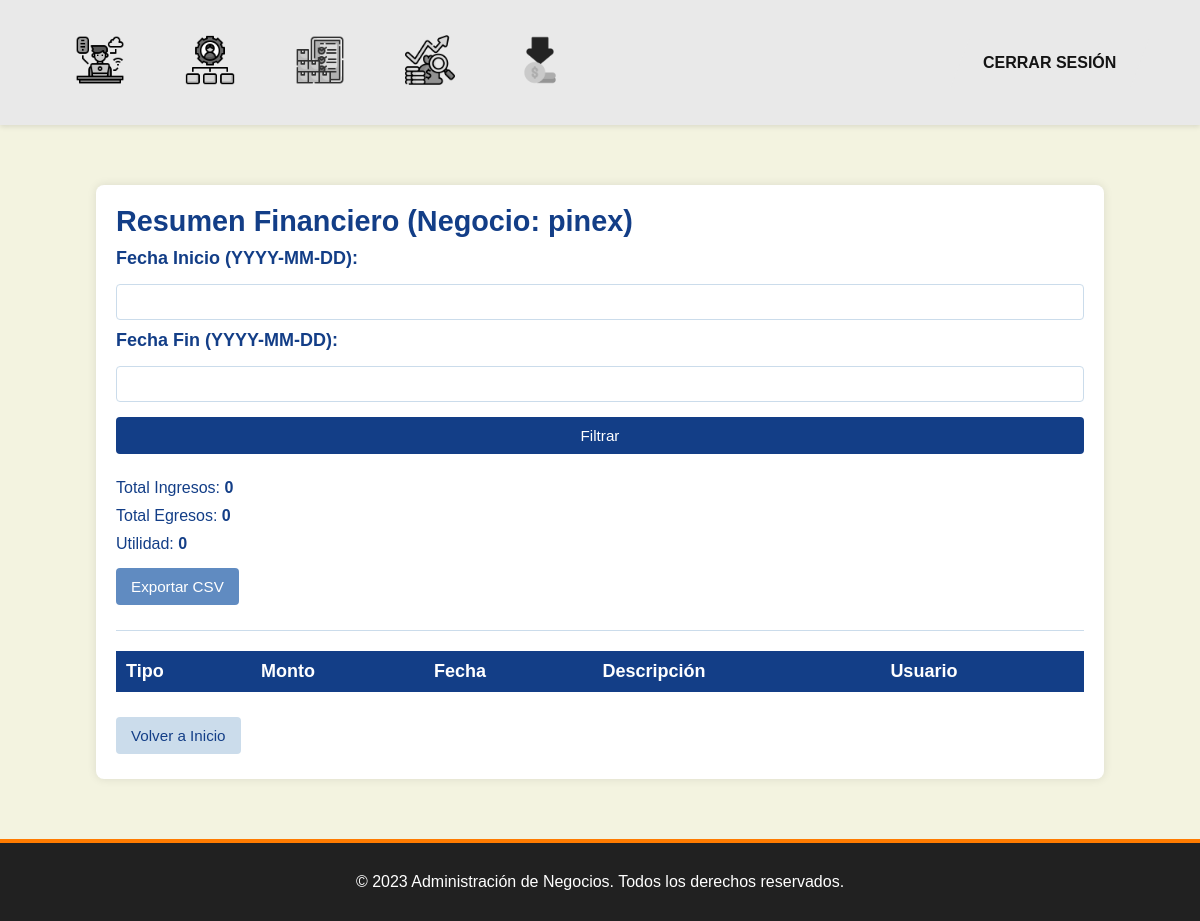
The app's page /finanzas/resumen/ (signed in), older data.
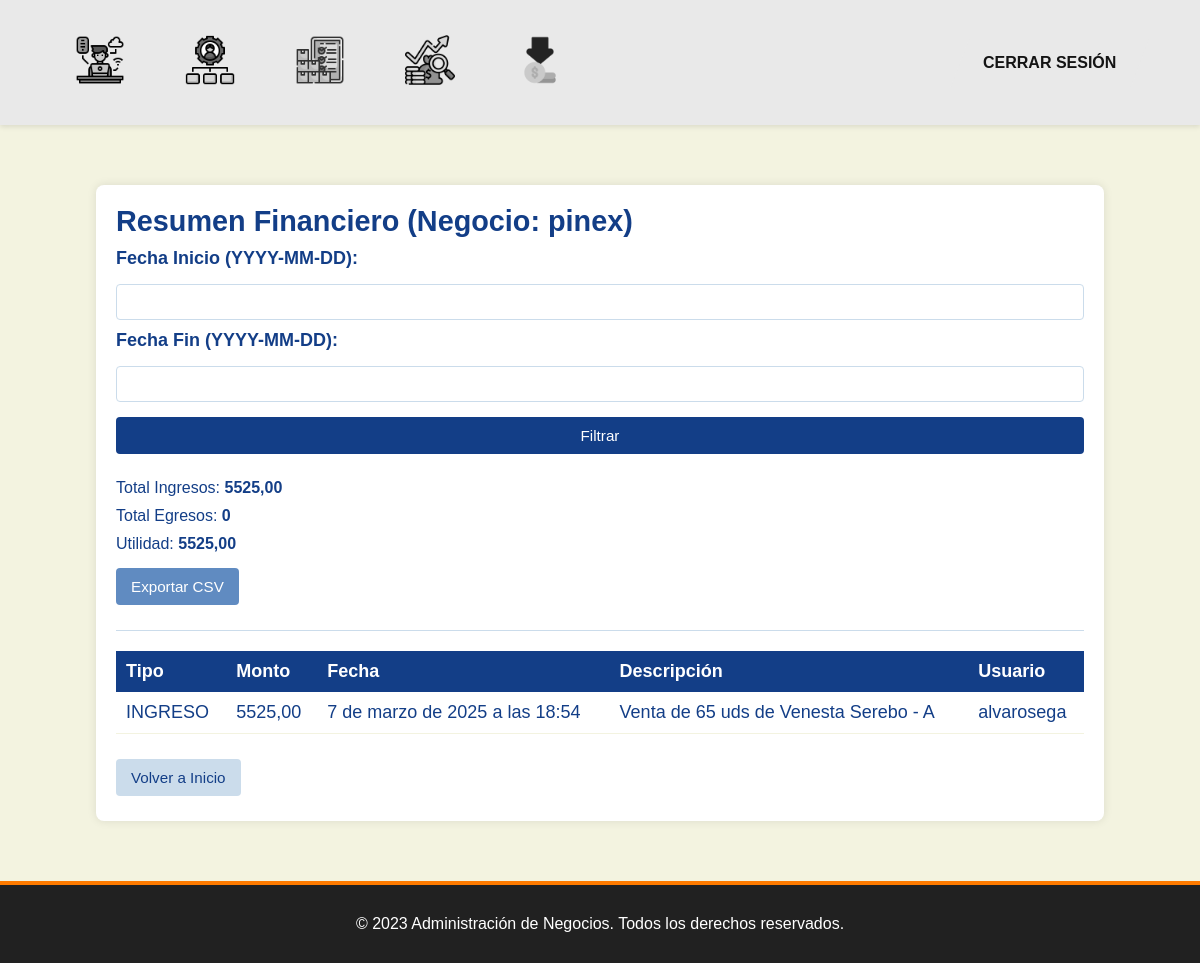
The same page, newer data.
### finanzas/models.py (models this page shows, shortened)
class MovimientoFinanciero(models.Model):
    TIPO_CHOICES = [
        ('INGRESO', 'Ingreso'),
        ('EGRESO', 'Egreso'),
    ]
    negocio = models.CharField(max_length=150)
    tipo = models.CharField(max_length=10, choices=TIPO_CHOICES)
    monto = models.DecimalField(max_digits=10, decimal_places=2)
    fecha = models.DateTimeField(default=timezone.now)
    descripcion = models.TextField(blank=True)
    usuario = models.ForeignKey(
        settings.AUTH_USER_MODEL,
        on_delete=models.SET_NULL,
        null=True,
        blank=True
    )
    class Meta:
        ordering = ['-fecha']

### usuarios/models.py (models this page shows, shortened)
class Usuario(AbstractBaseUser, PermissionsMixin):
    username = models.CharField(max_length=150, unique=True)
    email = models.EmailField(unique=True)
    negocio = models.CharField(max_length=150, null=True, blank=True)
    ROL_CHOICES = [
        ('admin', 'Administrador'),
        ('empleado', 'Empleado'),
    ]
    rol = models.CharField(max_length=15, choices=ROL_CHOICES, default='empleado')
    is_active = models.BooleanField(default=True)
    is_staff = models.BooleanField(default=False)  # Bloquea acceso al panel Django Admin
    objects = UsuarioManager()
    USERNAME_FIELD = 'username'
    REQUIRED_FIELDS = ['email']

### finanzas/views.py (the view, shortened to what this page needs)
# urls.py: path('resumen/', resumen_financiero, name='resumen_financiero'),
@login_required
def resumen_financiero(request):
    if request.user.rol != 'admin':
        return redirect('/')
    movimientos = MovimientoFinanciero.objects.filter(negocio=request.user.negocio)
    fecha_inicio = request.GET.get('fecha_inicio')
    fecha_fin = request.GET.get('fecha_fin')
    total_ingresos = sum(m.monto for m in movimientos if m.tipo == 'INGRESO')
    total_egresos = sum(m.monto for m in movimientos if m.tipo == 'EGRESO')
    utilidad = total_ingresos - total_egresos
    context = {
        'movimientos': movimientos,
        'total_ingresos': total_ingresos,
        'total_egresos': total_egresos,
        'utilidad': utilidad,
        'fecha_inicio': fecha_inicio,
        'fecha_fin': fecha_fin,
    }
    return render(request, 'finanzas/resumen_financiero.html', context)

### finanzas/templates/finanzas/resumen_financiero.html (shortened to what this page needs)
{% extends 'base.html' %}
{% load static %}
{% block content %}
<div class="admin-dashboard">
  <h1 class="admin-title">Resumen Financiero (Negocio: {{ request.user.negocio }})</h1>
  <form method="get" class="admin-form admin-filter-form">
    <label class="admin-label">Fecha Inicio (YYYY-MM-DD):</label>
    <input type="text" name="fecha_inicio" value="{{ fecha_inicio|default_if_none:'' }}" class="admin-input">
    <label class="admin-label">Fecha Fin (YYYY-MM-DD):</label>
    <input type="text" name="fecha_fin" value="{{ fecha_fin|default_if_none:'' }}" class="admin-input">
    <button type="submit" class="admin-button">Filtrar</button>
  </form>
  <p class="admin-total">Total Ingresos: <strong>{{ total_ingresos }}</strong></p>
  <p class="admin-total">Total Egresos: <strong>{{ total_egresos }}</strong></p>
  <p class="admin-total">Utilidad: <strong>{{ utilidad }}</strong></p>
  <p>
    <a href="{% url 'exportar_finanzas_csv' %}" class="admin-button admin-button-export">
      Exportar CSV
    </a>
  </p>
  <hr class="admin-divider">
  <div class="table-responsive">
    <table class="admin-table">
      <thead>
        <tr>
          <th class="admin-table-header">Tipo</th>
          <th class="admin-table-header">Monto</th>
          <th class="admin-table-header">Fecha</th>
          <th class="admin-table-header">Descripción</th>
          <th class="admin-table-header">Usuario</th>
        </tr>
      </thead>
      <tbody>
        {% for mov in movimientos %}
          <tr class="admin-table-row">
            <td class="admin-table-data">{{ mov.tipo }}</td>
            <td class="admin-table-data">{{ mov.monto }}</td>
            <td class="admin-table-data">{{ mov.fecha }}</td>
            <td class="admin-table-data">{{ mov.descripcion }}</td>
            <td class="admin-table-data">
              {% if mov.usuario %}
                {{ mov.usuario.username }}
              {% endif %}
            </td>
          </tr>
        {% endfor %}
      </tbody>
    </table>
  </div>
  <p>
    <a href="/" class="admin-button admin-button-cancel">
      Volver a Inicio
    </a>
  </p>
</div>
{% endblock %}

Row changes from the older to the newer data that the page shows:
added MovimientoFinanciero: tipo "INGRESO", monto "5525,00", fecha "7 de marzo de 2025 a las 18:54", descripcion "Venta de 65 uds de Venesta Serebo - A", usuario.username "alvarosega"
Text that changed along with them:
{{ total_ingresos }}: "0" → "5525,00"
{{ utilidad }}: "0" → "5525,00"
